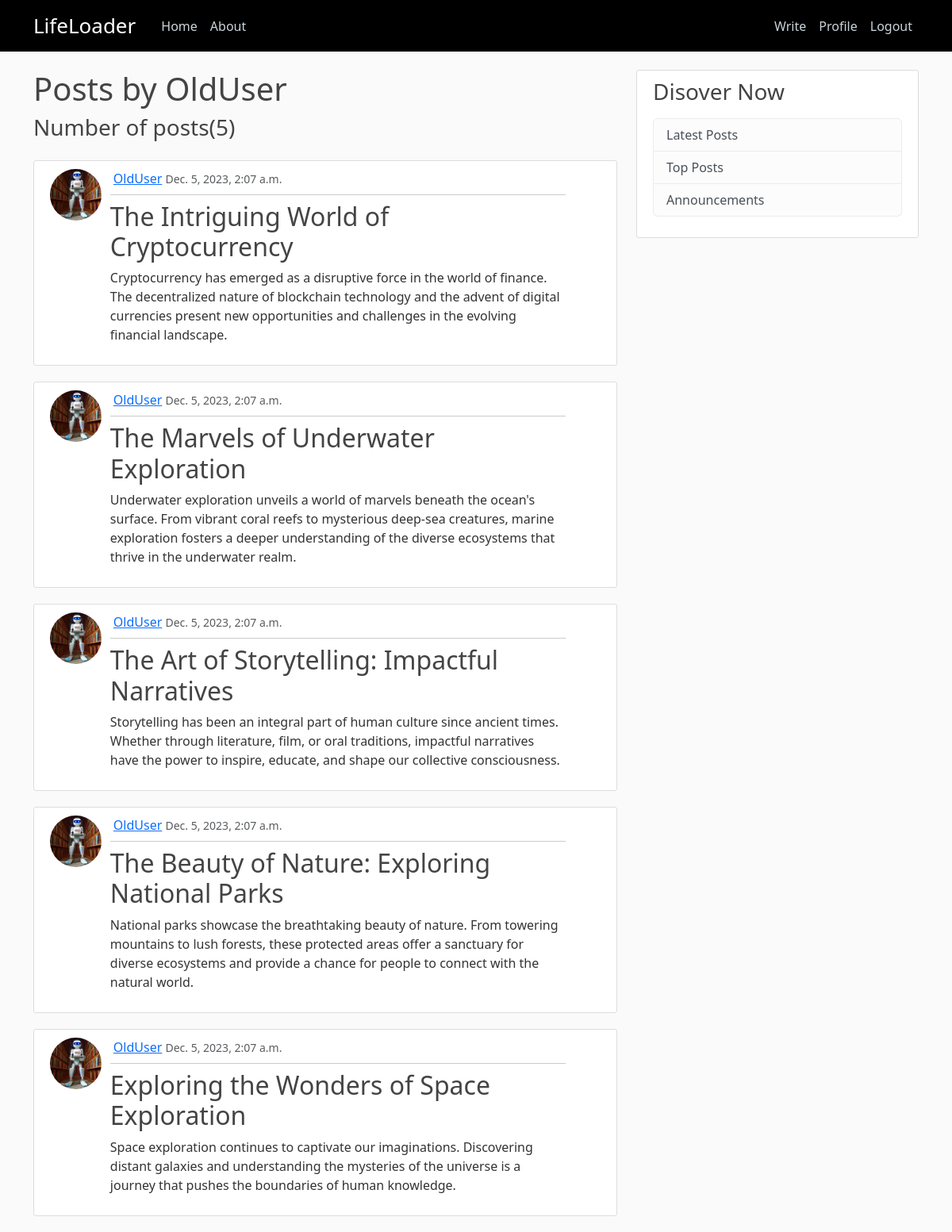
/posts/OldUser (signed in), run on the app's committed database.
### social_net/models.py (models this page shows, shortened)
class Post(models.Model):
    author = models.ForeignKey(User, on_delete=models.CASCADE)
    title = models.CharField(max_length=150)
    content = models.TextField()
    date_created = models.DateTimeField(default=timezone.now)

### users/models.py (models this page shows, shortened)
class Profile(models.Model):
    user = models.OneToOneField(User, on_delete=models.CASCADE)
    bio = models.TextField(null=True)
    profile_pic = models.ImageField(
        default='default.jpg', upload_to='profile_pics')

### social_net/views.py (the view)
# urls.py: path('posts/<str:username>', views.UserPostListView.as_view(),
class UserPostListView(ListView):
    model = Post
    template_name = 'social_net/user_posts.html'
    context_object_name = 'posts'
    paginate_by = 5
    def get_queryset(self):
        user = get_object_or_404(User, username=self.kwargs['username'])
        return Post.objects.filter(author=user).order_by('-date_created')

### social_net/templates/social_net/user_posts.html (shortened to what this page needs)
{% extends "social_net/base_temp.html" %}
{% block content %}
    <h1>Posts by {{ view.kwargs.username }}</h1>
    <h3 class="mb-4">Number of posts({{ page_obj.paginator.count }})</h3>
    {% for post in posts %}
    <article class="media content-section">
        <div class="row">
            <div class="col-md-1">
                <img class="rounded-circle article-img" src="{{ post.author.profile.profile_pic.url }}" alt="post's author profile picture">
            </div>
            <div class="col-md-10 ms-3">
                <div class="media-body">
                    <div class="d-flex justify-content-between align-items-center">
                        <div>
                            <a class="ms-1" href="{% url 'LifeLoader-view_profile' post.author %}">{{ post.author }}</a>
                            <small class="text-muted">{{ post.date_created }}</small>
                        </div>
                    </div>
                    <hr class="my-2">
                    <h2><a class="article-title" href="{% url 'LifeLoader-post_detail' post.id %}">{{ post.title }}</a></h2>
                    <p class="article-content">{{ post.content }}</p>
                </div>
            </div>
        </div>
    </article>
    {% endfor %}
{% endblock content %}

### social_net/static/social_net/main.css (style rules this page uses)
body { background: #fafafa; color: #333333; margin-top: 5rem; }
h1, h2, h3, h4, h5, h6 { color: #444444; }
.content-section { background: #ffffff; padding: 10px 20px; border: 1px solid #dddddd; border-radius: 3px; margin-bottom: 20px; }
.article-title { color: #444444; text-decoration: none; }
.article-content { white-space: pre-line; }
.article-img { height: 65px; width: 65px; margin-right: 16px; }

### data on the page
Post: author.profile.profile_pic (picture), author "OldUser", date_created "Dec. 5, 2023, 2:07 a.m.", title "The Intriguing World of Cryptocurrency", content "Cryptocurrency has emerged as a disruptive force in the world of finance. The decentralized nature of blockchain technology and the advent of digital currencies present new opportunities and challenges in the evolving financial landscape."
Post: author.profile.profile_pic (picture), author "OldUser", date_created "Dec. 5, 2023, 2:07 a.m.", title "The Marvels of Underwater Exploration", content "Underwater exploration unveils a world of marvels beneath the ocean's surface. From vibrant coral reefs to mysterious deep-sea creatures, marine exploration fosters a deeper understanding of the diverse ecosystems that thrive in the underwater realm."
Post: author.profile.profile_pic (picture), author "OldUser", date_created "Dec. 5, 2023, 2:07 a.m.", title "The Art of Storytelling: Impactful Narratives", content "Storytelling has been an integral part of human culture since ancient times. Whether through literature, film, or oral traditions, impactful narratives have the power to inspire, educate, and shape our collective consciousness."
Post: author.profile.profile_pic (picture), author "OldUser", date_created "Dec. 5, 2023, 2:07 a.m.", title "The Beauty of Nature: Exploring National Parks", content "National parks showcase the breathtaking beauty of nature. From towering mountains to lush forests, these protected areas offer a sanctuary for diverse ecosystems and provide a chance for people to connect with the natural world."
Post: author.profile.profile_pic (picture), author "OldUser", date_created "Dec. 5, 2023, 2:07 a.m.", title "Exploring the Wonders of Space Exploration", content "Space exploration continues to captivate our imaginations. Discovering distant galaxies and understanding the mysteries of the universe is a journey that pushes the boundaries of human knowledge."

### other printed values
{{ view.kwargs.username }} "OldUser"
{{ page_obj.paginator.count }} "5"
